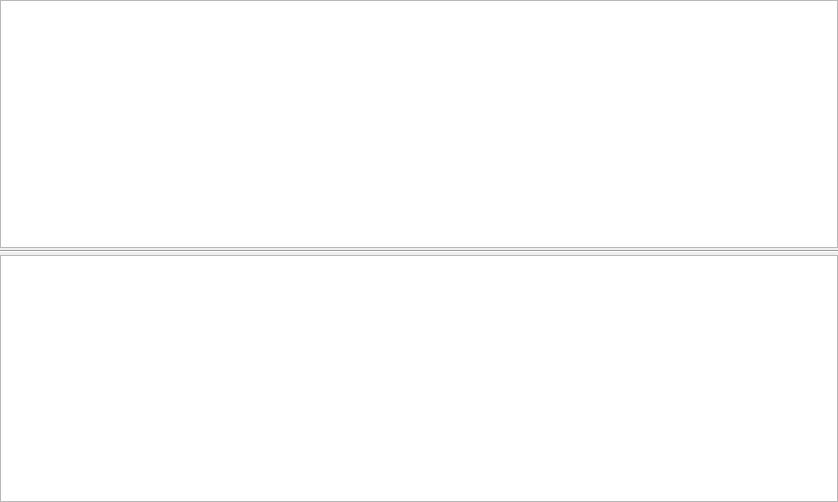
<?xml version="1.0" encoding="UTF-8"?>
<ui version="4.0">
 <class>CVideoCardWidget</class>
 <widget class="QWidget" name="CVideoCardWidget">
  <property name="geometry">
   <rect>
    <x>0</x>
    <y>0</y>
    <width>838</width>
    <height>502</height>
   </rect>
  </property>
  <property name="windowTitle">
   <string>Form</string>
  </property>
  <layout class="QVBoxLayout" name="verticalLayout">
   <property name="spacing">
    <number>2</number>
   </property>
   <property name="leftMargin">
    <number>0</number>
   </property>
   <property name="topMargin">
    <number>0</number>
   </property>
   <property name="rightMargin">
    <number>0</number>
   </property>
   <property name="bottomMargin">
    <number>0</number>
   </property>
   <item>
    <widget class="QTreeView" name="tvCards"/>
   </item>
   <item>
    <widget class="Line" name="line">
     <property name="orientation">
      <enum>Qt::Horizontal</enum>
     </property>
    </widget>
   </item>
   <item>
    <widget class="QTreeView" name="tvDescription"/>
   </item>
  </layout>
 </widget>
 <resources/>
 <connections/>
</ui>
